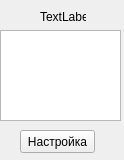
<?xml version="1.0" encoding="UTF-8"?>
<ui version="4.0">
 <class>Form</class>
 <widget class="QWidget" name="Form">
  <property name="geometry">
   <rect>
    <x>0</x>
    <y>0</y>
    <width>124</width>
    <height>160</height>
   </rect>
  </property>
  <property name="windowTitle">
   <string>Form</string>
  </property>
  <widget class="QTableView" name="tableView">
   <property name="geometry">
    <rect>
     <x>0</x>
     <y>30</y>
     <width>121</width>
     <height>91</height>
    </rect>
   </property>
  </widget>
  <widget class="QLabel" name="label">
   <property name="geometry">
    <rect>
     <x>40</x>
     <y>10</y>
     <width>46</width>
     <height>13</height>
    </rect>
   </property>
   <property name="text">
    <string>TextLabel</string>
   </property>
  </widget>
  <widget class="QPushButton" name="pushButton">
   <property name="geometry">
    <rect>
     <x>20</x>
     <y>130</y>
     <width>75</width>
     <height>23</height>
    </rect>
   </property>
   <property name="text">
    <string>Настройка</string>
   </property>
  </widget>
 </widget>
 <resources/>
 <connections/>
</ui>
